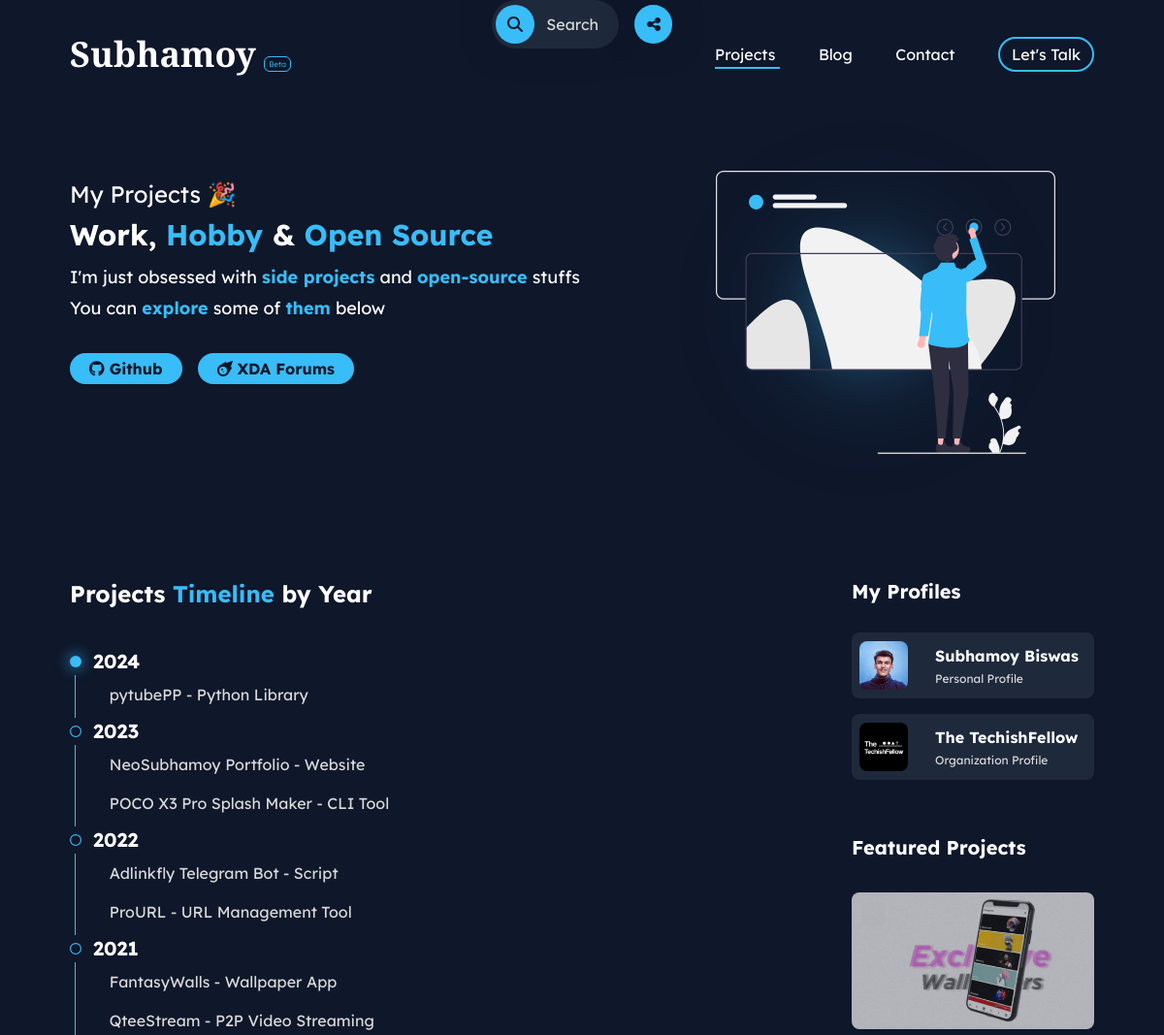
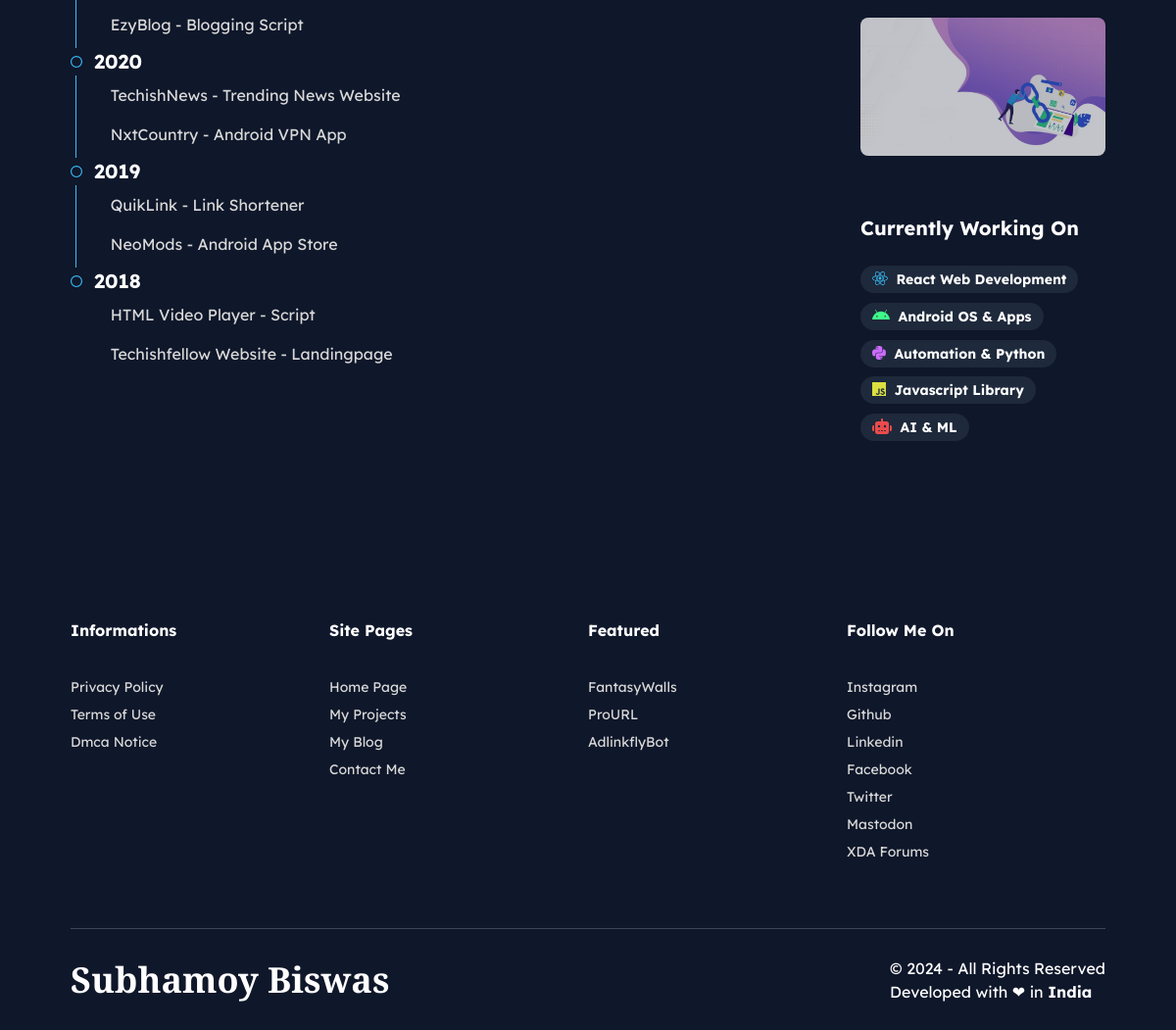
The app's page /htdocs/projects.php with its own data (2 pictures, top to bottom).
### tables this page shows
CREATE TABLE `projects` (
  `id` int(10) NOT NULL,
  `name` varchar(100) NOT NULL,
  `shortdes` varchar(100) NOT NULL,
  `description` varchar(200) NOT NULL,
  `link` varchar(100) NOT NULL,
  `year` int(4) NOT NULL,
  `stag` varchar(100) DEFAULT NULL
);

CREATE TABLE `profile` (
  `id` int(10) NOT NULL,
  `name` varchar(100) NOT NULL,
  `description` varchar(100) NOT NULL,
  `link` varchar(200) NOT NULL,
  `photo` varchar(200) NOT NULL,
  `stag` varchar(100) DEFAULT NULL
);

CREATE TABLE `featured_projects` (
  `id` int(10) NOT NULL,
  `name` varchar(100) NOT NULL,
  `description` varchar(200) NOT NULL,
  `link` varchar(100) NOT NULL,
  `thumbnail` varchar(100) DEFAULT NULL
);

CREATE TABLE `working_on` (
  `id` int(10) NOT NULL,
  `title` varchar(100) NOT NULL,
  `icon` varchar(100) NOT NULL,
  `icon_color` varchar(50) NOT NULL
);

CREATE TABLE `socials` (
  `id` int(10) NOT NULL,
  `platform` varchar(100) NOT NULL,
  `icon` varchar(100) NOT NULL,
  `link` varchar(100) NOT NULL,
  `stag` varchar(100) DEFAULT NULL
);

### htdocs/core/query_functions.php (called while the page is built, shortened)
<?php
function fetch_all_records($conn, $table_name) {
    $sql = "SELECT * FROM $table_name";
    $result = $conn -> query($sql);
    return $result;
}
function create_project_years_array($conn) {
    $sql = "SELECT DISTINCT year FROM projects ORDER BY year DESC";
    $result = $conn -> query($sql);
    if ($result) {
        $years = array();
        while ($row = $result -> fetch_assoc()) {
            $years[] = $row['year'];
        }
        return $years;
    }
}
function fetch_projects_by_year($conn, $year) {
    $sql = "SELECT * FROM projects WHERE year = $year ORDER BY id DESC";
    $result = $conn -> query($sql);
    return $result;
}
function fetch_social_link($conn, $platform_name) {
    $sql = "SELECT link FROM socials WHERE platform = '$platform_name'";
    $result = $conn -> query($sql);
    if($result -> num_rows > 0){
        $row = $result -> fetch_assoc();
        return $row['link'];
    }
    else {
        return "#";
    }
}
function fetch_social_icon($conn, $platform_name) {
    $sql = "SELECT icon FROM socials WHERE platform = '$platform_name'";
    $result = $conn -> query($sql);
    if($result -> num_rows > 0){
        $row = $result -> fetch_assoc();
        return $row['icon'];
    }
}
?>

### htdocs/core/host_config.php (called while the page is built)
<?php
$currentHost = $_SERVER['HTTP_HOST'];
$localIP = $_ENV['LOCAL_IP'];
$domain = $_ENV['DOMAIN'];
if($currentHost == "localhost") {
    $basePath = "https://localhost/neosubhamoy/htdocs";
}
elseif ($currentHost == $localIP) {
    $basePath = "https://" . $localIP . "/neosubhamoy/htdocs";
}
else {
    $basePath = "https://" . $currentHost;
}
?>

### htdocs/projects.php (the view, shortened to what this page needs)
<?php
require 'core/connection.php';
require 'core/host_config.php';
require 'core/query_functions.php';
$years = create_project_years_array($conn);
?>
<!DOCTYPE html>
<html lang="en" class="scroll-smooth">
<head>
    <?php require 'assets/_integrate.php';?>
</head>
<body class="font-lexend bg-bg_primary text-accent_secondary">
    <?php include 'assets/_floatingbar.php';?>
    <?php require 'assets/_header.php';?>
    <div class="projectsbox w-full px-4 lg:px-[4.5rem]">
        <div class="herosection w-full flex flex-col-reverse justify-center lg:flex-row lg:justify-between items-center mb-3">
            <div class="herotitle w-full px-2 lg:px-0 lg:mt-16 lg:mb-10 2xl:mt-24 2xl:mb-32">
                <p class="text-xl lg:text-2xl my-3 lg:my-2">My Projects  🎉</p>
                <h1 class="text-2xl lg:text-3xl mt-1 mb-4 lg:mt-2 lg:mb-3 whitespace-nowrap font-bold">Work, <span class="text-accent_primary">Hobby</span> & <span class="text-accent_primary">Open Source</span></h1>
                <h2 class="text-lg mt-3 mb-1 lg:mt-2 lg:mb-1 lg:whitespace-nowrap">I'm just obsessed with <span class="text-accent_primary font-bold">side projects</span> and <span class="text-accent_primary font-bold">open-source</span> stuffs</h2>
                <h3 class="text-lg mt-1 mb-3 lg:mt-1 lg:mb-2 lg:whitespace-nowrap">You can <span class="text-accent_primary font-bold">explore</span> some of <span class="text-accent_primary font-bold">them</span> below</h3>
                <div class="w-full flex justify-start items-center my-7 lg:my-6">
                    <button class="w-fit px-5 py-1 my-2 mr-2 font-bold bg-accent_primary text-bg_primary rounded-full hover:shadow-lg hover:shadow-accent_secondary_transparent hover:bg-accent_secondary hover:rounded-lg transition transform duration-500" onclick="window.open('<?php echo fetch_social_link($conn, 'Github') ?>', '_blank')"><i class="text-bg_primary <?php echo fetch_social_icon($conn, 'Github') ?>"></i> Github</button>
                    <button class="w-fit px-5 py-1 my-2 ml-2 font-bold bg-accent_primary text-bg_primary rounded-full hover:shadow-lg hover:shadow-accent_secondary_transparent hover:bg-accent_secondary hover:rounded-lg transition transform duration-500" onclick="window.open('<?php echo fetch_social_link($conn, 'XDA Forums') ?>', '_blank')"><i class="text-bg_primary <?php echo fetch_social_icon($conn, 'XDA Forums') ?>"></i> XDA Forums</button>
                </div>
            </div>
            <div class="heroimage w-full h-full flex justify-center lg:justify-end items-center mt-10 lg:mt-0">
                <div class="wrapper w-[250px] lg:w-[350px] mb-20 mt-10 lg:mb-0 lg:mt-16 lg:mr-10 z-20">
                    <img src="./assets/images/projects-heroimage.svg" alt="heroimage">
                </div>
            </div>
        </div>
        <div class="projectssection w-full flex justify-between items-start mt-32 mb-72 lg:mb-32 px-2 lg:px-0">
            <div class="lefttimeline">
                <h4 class="text-2xl font-bold mb-10">Projects <span class="text-accent_primary">Timeline</span> by Year</h4>
                <div class="timeline">
                <?php
                foreach ($years as $selectedYear) {
                    $projects = fetch_projects_by_year($conn, $selectedYear);
                    if($projects) {
                        echo <<<HTML
                        <div class='year flex items-center'>
                        HTML;
                        if($selectedYear === reset($years)) {
                            echo <<<HTML
                            <i class='fa-solid fa-circle fa-beat-fade text-xs text-accent_primary shadow-[0px_0px_15px] shadow-accent_primary rounded-2xl mr-3'></i>
                            HTML;
                        }
                        else {
                            echo <<<HTML
                            <i class='fa-regular fa-circle text-xs text-accent_primary mr-3'></i>
                            HTML;
                        }
                        echo <<<HTML
                        <h6 class='text-xl font-bold'>$selectedYear</h6>
                        </div>
                        <div class='yearbox flex'>
                        HTML;
                        if ($selectedYear === end($years)) {
                            echo <<<HTML
                            <div class='timelinebarcont w-2 border-l-bg_primary border-l-[1px] ml-[0.30rem]'></div>
                            HTML;
                        }
                        else {
                            echo <<<HTML
                            <div class='timelinebarcont w-2 border-l-accent_primary border-l-[1px] ml-[0.30rem]'></div>
                            HTML;
                        }
                        echo <<<HTML
                        <div class='yearlyprojects flex flex-col'>
                        HTML;
                        while ($project = $projects -> fetch_assoc()) {
                            echo "
                            <a class='projectitem text-accent_three my-2 ml-7 last:mb-3' href='".$project['link']."' target='_blank'>".$project['name'].($project['shortdes'] != "" ? ' - '. $project['shortdes'] : '')."</a>
                            ";
                        }
                        echo <<<HTML
                        </div>
                        </div>
                        HTML;
                    }
                }
                ?>
                </div>
            </div>
            <div class="rightfeatured hidden lg:block">
                <h5 class="text-xl font-bold mb-5">My Profiles</h5>
                <div class="w-full flex flex-col justify-center items-center mb-12">
                    <?php
                    $profiles = fetch_all_records($conn, "profile");
                    if($profiles -> num_rows > 0) {
                        while($profile = $profiles -> fetch_assoc()) {
                            echo "
                            <div class='w-full flex justify-start items-center bg-bg_secondary p-2 rounded-lg my-2 cursor-pointer hover:bg-bg_third transition transform duration-500' onclick=\"window.open('".$profile['link']."')\">
                                <div class='wrapper w-[50px] rounded-lg overflow-hidden'><img src='".$profile['photo']."' alt='".str_replace(' ', '', strtolower($profile['name']))."'></div>
                                <div class='w-ful ml-7'>
                                    <h6 class='text-base font-bold my-1'>".$profile['name']."</h6>
                                    <p class='text-xs text-accent_three my-1'>".$profile['description']."</p>
                                </div>
                            </div>
                            ";
                        }
                    }
                    ?>
                </div>
                <h5 class="text-xl font-bold mb-5">Featured Projects</h5>
                <div class="w-full flex flex-col justify-center items-center mb-12">
                    <?php
                    $featured_projects = fetch_all_records($conn,"featured_projects");
                    if($featured_projects -> num_rows > 0){
                        $counter = 0;
                        while($featured_item = $featured_projects -> fetch_assoc()) {
                            if ($counter < 2) {
                                echo "
                                <div class='group w-[250px] rounded-lg overflow-hidden my-3 relative border-accent_three hover:border-[3px] transition-[border-width] transform duration-100'>
                                    <div class='overlay absolute w-full h-full bg-gradient-to-r from-bg_third z-20 flex-col p-3 hidden group-hover:flex'>
                                        <h6 class='text-xl mb-1'>".$featured_item['name']."</h6>
                                        <p class='text-xs font-[300] mb-4 text-accent_three'>".$featured_item['description']."</p>
                                        <a class='text-sm font-[300] bg-[rgba(255,_255,_255,_0.25)] border-[1px] border-accent_secondary text-accent_secondary px-3 py-[0.15rem] w-fit rounded-full hover:rounded hover:bg-accent_secondary hover:text-bg_primary hover:shadow-lg hover:shadow-accent_secondary_transparent transition transform duration-500' href='".$featured_item['link']."' target='_blank'>View Now</a>
                                    </div>
                                    <img class='opacity-[0.75]' src='".$featured_item['thumbnail']."' alt='".strtolower($featured_item['name'])."'>
                                </div>
                                ";
                            }
                            $counter++;
                            if ($counter >= 2) {
                                break;
                            }
                        }
                    }
                    ?>
                </div>
                <h5 class="text-xl font-bold mb-5">Currently Working On</h5>
                <div class="w-full flex flex-col justify-center flex-wrap mb-12">
                    <?php
                    $working_on = fetch_all_records($conn, "working_on");
                    if($working_on -> num_rows > 0) {
                        while($working_on_topic = $working_on -> fetch_assoc()) {
                            echo"
                            <div class='w-fit my-[0.30rem] text-sm font-bold bg-bg_secondary px-3 py-1 rounded-full'><i class='text-base mr-1 ".$working_on_topic['icon']."' style='color: ".$working_on_topic['icon_color']."'></i> ".$working_on_topic['title']."</div>
                            ";
                        }
                    }
                    ?>
                </div>
            </div>
        </div>
    </div>
    <?php require 'assets/_footer.php';?>
</body>
</html>

### htdocs/assets/_footer.php
<footer class="w-full px-6 lg:px-[4.5rem]">
    <div class="fottermenu w-full flex justify-around flex-wrap lg:flex-nowrap mb-10">
        <div class="w-[50%] lg:w-[25%] flex flex-col justify-start items-start mb-10 lg:mb-0">
            <h6 class="font-bold mb-8">Informations</h6>
            <a class="text-sm text-accent_three my-1 hover:text-accent_secondary transition transform duration-100" href="<?php echo $basePath . '/privacy-policy' ?>">Privacy Policy</a>
            <a class="text-sm text-accent_three my-1 hover:text-accent_secondary transition transform duration-100" href="<?php echo $basePath . '/terms-of-use' ?>">Terms of Use</a>
            <a class="text-sm text-accent_three my-1 hover:text-accent_secondary transition transform duration-100" href="<?php echo $basePath . '/dmca' ?>">Dmca Notice</a>
        </div>
        <div class="w-[50%] lg:w-[25%] flex flex-col justify-start items-start mb-10 lg:mb-0">
            <h6 class="font-bold mb-8">Site Pages</h6>
            <a class="text-sm text-accent_three my-1 hover:text-accent_secondary transition transform duration-100" href="<?php echo $basePath ?>">Home Page</a>
            <a class="text-sm text-accent_three my-1 hover:text-accent_secondary transition transform duration-100" href="<?php echo $basePath . '/projects' ?>">My Projects</a>
            <a class="text-sm text-accent_three my-1 hover:text-accent_secondary transition transform duration-100" href="<?php echo $basePath . '/blog' ?>">My Blog</a>
            <a class="text-sm text-accent_three my-1 hover:text-accent_secondary transition transform duration-100" href="<?php echo $basePath . '/contact' ?>">Contact Me</a>
        </div>
        <div class="w-[50%] lg:w-[25%] flex flex-col justify-start items-start mb-10 lg:mb-0">
            <h6 class="font-bold mb-8">Featured</h6>
            <?php
            $featured_projects_footer = fetch_all_records($conn, "featured_projects");
            if($featured_projects_footer -> num_rows > 0) {
                while($featured_footer_item = $featured_projects_footer -> fetch_assoc()) {
                    echo "
                    <a class='text-sm text-accent_three my-1 hover:text-accent_secondary transition transform duration-100' href='".$featured_footer_item['link']."' target='_blank'>".$featured_footer_item['name']."</a>
                    ";
                }
            }
            ?>
        </div>
        <div class="w-[50%] lg:w-[25%] flex flex-col justify-start items-start mb-10 lg:mb-0">
            <h6 class="font-bold mb-8">Follow Me On</h6>
            <?php
            $footer_socials = fetch_all_records($conn, "socials");
            if($footer_socials -> num_rows > 0) {
                while($footer_social = $footer_socials -> fetch_assoc()) {
                    echo "
                    <a class='text-sm text-accent_three my-1 hover:text-accent_secondary transition transform duration-100' href='".$footer_social['link']."' target='_blank'>".$footer_social['platform']."</a>
                    ";
                }
            }
            ?>
        </div>
    </div>
    <hr class="opacity-20 mt-16 mb-5">
    <div class="copyrightsection w-full flex justify-between items-center mt-7 mb-12">
        <a class="font-cormorant text-4xl font-bold hidden lg:block" href="https://<?php echo $domain ?>">Subhamoy Biswas</a>
        <p class="">&#169; <script>document.write(new Date().getFullYear())</script> - All Rights Reserved<br>Developed with &#10084; in <strong>India</strong></p>
    </div>
</footer>

### records on screen
projects: name "pytubePP", shortdes "Python Library"
projects: name "NeoSubhamoy Portfolio", shortdes "Website"
projects: name "POCO X3 Pro Splash Maker", shortdes "CLI Tool"
projects: name "Adlinkfly Telegram Bot", shortdes "Script"
projects: name "ProURL", shortdes "URL Management Tool"
projects: name "FantasyWalls", shortdes "Wallpaper App"
projects: name "QteeStream", shortdes "P2P Video Streaming"
projects: name "EzyBlog", shortdes "Blogging Script"
projects: name "TechishNews", shortdes "Trending News Website"
projects: name "NxtCountry", shortdes "Android VPN App"
projects: name "QuikLink", shortdes "Link Shortener"
projects: name "NeoMods", shortdes "Android App Store"
projects: name "HTML Video Player", shortdes "Script"
projects: name "Techishfellow Website", shortdes "Landingpage"
profile: photo (picture), name "Subhamoy Biswas", description "Personal Profile"
profile: photo (picture), name "The TechishFellow", description "Organization Profile"
featured_projects: thumbnail (picture), name "FantasyWalls"
featured_projects: thumbnail (picture), name "ProURL"
working_on: title "React Web Development"
working_on: title "Android OS & Apps"
working_on: title "Automation & Python"
working_on: title "Javascript Library"
working_on: title "AI & ML"
featured_projects: name "AdlinkflyBot"
socials: platform "Instagram"
socials: platform "Github"
socials: platform "Linkedin"
socials: platform "Facebook"
socials: platform "Twitter"
socials: platform "Mastodon"
socials: platform "XDA Forums"

### other values on screen
$selectedYear "2024"
$selectedYear "2023"
$selectedYear "2022"
$selectedYear "2021"
$selectedYear "2020"
$selectedYear "2019"
$selectedYear "2018"
